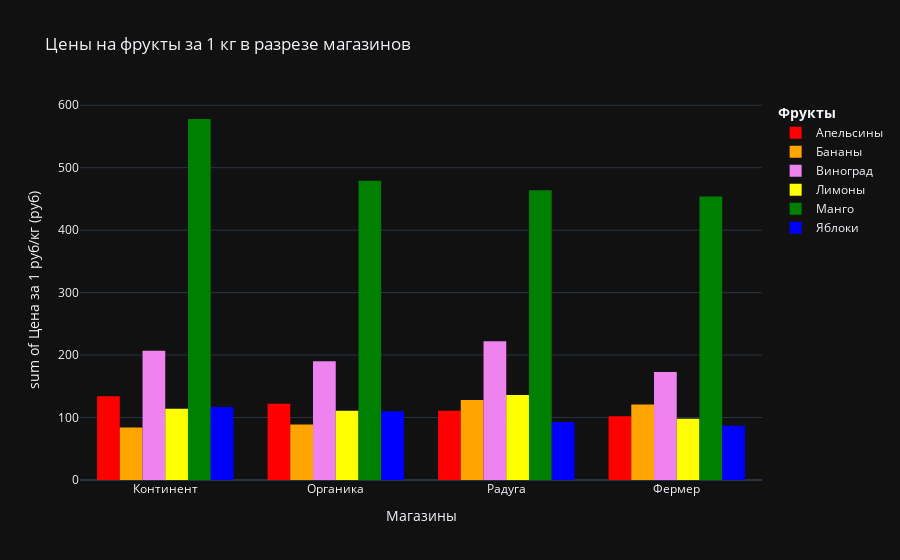

Notebook source saved alongside this figure:
### Code cell
fig7 = px.histogram(df_price, x='Магазин', y="Цена за 1 кг/руб",
               title='Цены на фрукты за 1 кг в разрезе магазинов',
               color="Фрукт",
               labels={"Магазин": "Магазины", "Фрукт": '<b>Фрукты</b>',
                       'Цена за 1 кг/руб': 'Цена за 1 руб/кг (руб)'},
               color_discrete_map={'Яблоки': 'blue', 'Апельсины': 'red', 'Манго': 'green', 'Виноград': 'violet',
                                   'Лимоны': 'yellow', 'Бананы': 'orange'}, barmode='group')
fig7.show()

### Figure 1 — Plotly figure (JSON) as saved in the notebook; plotly's stock layout.template omitted (floating-point values rounded to 4 significant figures)
{"data": [{"alignmentgroup": "True", "bingroup": "x", "histfunc": "sum", "hovertemplate": "<b>Фрукты</b>=Апельсины<br>Магазины=%{x}<br>sum of Цена за 1 руб/кг (руб)=%{y}<extra></extra>", "legendgroup": "Апельсины", "marker": {"color": "red", "pattern": {"shape": ""}}, "name": "Апельсины", "offsetgroup": "Апельсины", "orientation": "v", "showlegend": true, "x": ["Континент", "Органика", "Радуга", "Фермер"], "xaxis": "x", "y": [134, 122, 111, 102], "yaxis": "y", "type": "histogram"}, {"alignmentgroup": "True", "bingroup": "x", "histfunc": "sum", "hovertemplate": "<b>Фрукты</b>=Бананы<br>Магазины=%{x}<br>sum of Цена за 1 руб/кг (руб)=%{y}<extra></extra>", "legendgroup": "Бананы", "marker": {"color": "orange", "pattern": {"shape": ""}}, "name": "Бананы", "offsetgroup": "Бананы", "orientation": "v", "showlegend": true, "x": ["Континент", "Органика", "Радуга", "Фермер"], "xaxis": "x", "y": [84, 89, 128, 121], "yaxis": "y", "type": "histogram"}, {"alignmentgroup": "True", "bingroup": "x", "histfunc": "sum", "hovertemplate": "<b>Фрукты</b>=Виноград<br>Магазины=%{x}<br>sum of Цена за 1 руб/кг (руб)=%{y}<extra></extra>", "legendgroup": "Виноград", "marker": {"color": "violet", "pattern": {"shape": ""}}, "name": "Виноград", "offsetgroup": "Виноград", "orientation": "v", "showlegend": true, "x": ["Континент", "Органика", "Радуга", "Фермер"], "xaxis": "x", "y": [207, 190, 222, 173], "yaxis": "y", "type": "histogram"}, {"alignmentgroup": "True", "bingroup": "x", "histfunc": "sum", "hovertemplate": "<b>Фрукты</b>=Лимоны<br>Магазины=%{x}<br>sum of Цена за 1 руб/кг (руб)=%{y}<extra></extra>", "legendgroup": "Лимоны", "marker": {"color": "yellow", "pattern": {"shape": ""}}, "name": "Лимоны", "offsetgroup": "Лимоны", "orientation": "v", "showlegend": true, "x": ["Континент", "Органика", "Радуга", "Фермер"], "xaxis": "x", "y": [114, 111, 136, 98], "yaxis": "y", "type": "histogram"}, {"alignmentgroup": "True", "bingroup": "x", "histfunc": "sum", "hovertemplate": "<b>Фрукты</b>=Манго<br>Магазины=%{x}<br>sum of Цена за 1 руб/кг (руб)=%{y}<extra></extra>", "legendgroup": "Манго", "marker": {"color": "green", "pattern": {"shape": ""}}, "name": "Манго", "offsetgroup": "Манго", "orientation": "v", "showlegend": true, "x": ["Континент", "Органика", "Радуга", "Фермер"], "xaxis": "x", "y": [578, 479, 464, 454], "yaxis": "y", "type": "histogram"}, {"alignmentgroup": "True", "bingroup": "x", "histfunc": "sum", "hovertemplate": "<b>Фрукты</b>=Яблоки<br>Магазины=%{x}<br>sum of Цена за 1 руб/кг (руб)=%{y}<extra></extra>", "legendgroup": "Яблоки", "marker": {"color": "blue", "pattern": {"shape": ""}}, "name": "Яблоки", "offsetgroup": "Яблоки", "orientation": "v", "showlegend": true, "x": ["Континент", "Органика", "Радуга", "Фермер"], "xaxis": "x", "y": [117, 110, 93, 87], "yaxis": "y", "type": "histogram"}], "layout": {"xaxis": {"anchor": "y", "domain": [0.0, 1.0], "title": {"text": "Магазины"}}, "yaxis": {"anchor": "x", "domain": [0.0, 1.0], "title": {"text": "sum of Цена за 1 руб/кг (руб)"}}, "legend": {"title": {"text": "<b>Фрукты</b>"}, "tracegroupgap": 0}, "title": {"text": "Цены на фрукты за 1 кг в разрезе магазинов"}, "barmode": "group"}}
